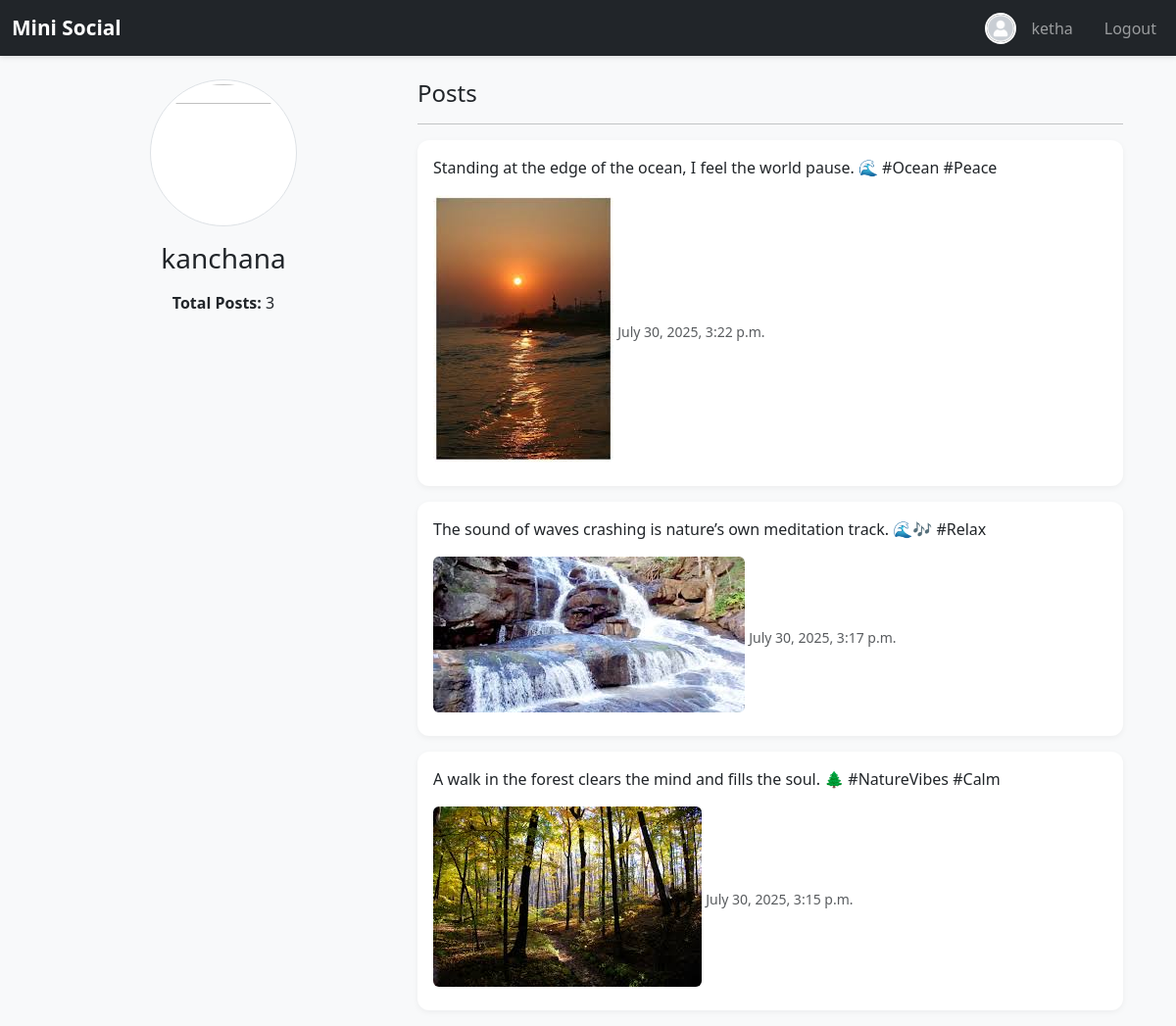
Page /profile/kanchana/ (signed in) on the committed database.
### accounts/models.py (models this page shows, shortened)
class Profile(models.Model):
    user = models.OneToOneField(User, on_delete=models.CASCADE)
    bio = models.TextField(blank=True, null=True)
    profile_picture = models.ImageField(
        upload_to='profiles/',
        default='images/default_profile.jpg',  # ✅ Path in STATIC/MEDIA
        blank=True,
        null=True
    )

### posts/models.py (models this page shows, shortened)
class Post(models.Model):
    user = models.ForeignKey(User, on_delete=models.CASCADE)
    content = models.TextField()
    image = models.ImageField(upload_to='posts/', null=True, blank=True)
    created_at = models.DateTimeField(auto_now_add=True)

### posts/views.py (the view)
# urls.py: path('profile/<str:username>/', views.profile_view, name='profile'),
@login_required
def profile(request, username):
    user_profile = get_object_or_404(User, username=username)
    posts = Post.objects.filter(user=user_profile).order_by('-created_at')
    return render(request, 'posts/profile.html', {
        'profile_user': user_profile,
        'posts': posts
    })

### templates/posts/profile.html (shortened to what this page needs)
{% extends 'base.html' %}
{% load static %}
{% block content %}
<div class="container mt-4">
  <div class="row">
    <div class="col-md-4 text-center">
      {% if profile.profile_picture %}
        <img src="{{ profile.profile_picture.url }}" class="img-thumbnail rounded-circle mb-3" width="150" height="150">
      {% else %}
        <img src="{% static 'images/default_profile.png' %}" class="img-thumbnail rounded-circle mb-3" width="150" height="150">
      {% endif %}
      <h3>{{ profile_user.username }}</h3>
      <p><strong>Total Posts:</strong> {{ posts.count }}</p>
    </div>
    <div class="col-md-8">
      <h4>Posts</h4>
      <hr>
      {% for post in posts %}
        <div class="card mb-3">
          <div class="card-body">
            <p>{{ post.content }}</p>
            {% if post.image %}
              <img src="{{ post.image.url }}" class="img-fluid rounded mb-2"/>
            {% endif %}
            <small class="text-muted">{{ post.created_at }}</small>
          </div>
        </div>
      {% empty %}
        <p>No posts yet.</p>
      {% endfor %}
    </div>
  </div>
</div>
{% endblock %}

### templates/base.html (shortened to what this page needs)
{% load static %}
<!DOCTYPE html>
<html lang="en">
<head>
    <link href="https://cdn.jsdelivr.net/npm/bootstrap@5.3.0/dist/css/bootstrap.min.css" rel="stylesheet">
    <link rel="stylesheet" href="{% static 'css/styles.css' %}">
</head>
<body>
<nav class="navbar navbar-expand-lg navbar-dark bg-dark">
    <div class="container-fluid">
        <a class="navbar-brand" href="{% url 'home' %}">Mini Social</a>
        <div class="collapse navbar-collapse" id="navbarNav">
            <ul class="navbar-nav ms-auto">
                {% if user.is_authenticated %}
                    <li class="nav-item d-flex align-items-center me-3">
                        {% if user.profile.profile_picture %}
                            <img src="{{ user.profile.profile_picture.url }}"
                                 class="rounded-circle me-2" width="32" height="32" style="object-fit: cover;">
                        {% else %}
                            <img src="{% static 'images/default_profile.jpg' %}"
                                 class="rounded-circle me-2" width="32" height="32" style="object-fit: cover;">
                        {% endif %}
                        <a class="nav-link" href="{% url 'profile' user.username %}">{{ user.username }}</a>
                    </li>
                    <li class="nav-item">
                        <form method="post" action="{% url 'logout' %}" class="d-inline">
                            <button type="submit" class="btn btn-link nav-link" style="text-decoration:none;">
                                Logout
                            </button>
                        </form>
                    </li>
                {% endif %}
            </ul>
        </div>
    </div>
</nav>
<div class="container mt-4">
    {% block content %}{% endblock %}
</div>
</body>
</html>

### static/css/styles.css (style rules this page uses)
body { background-color: #f8f9fa; font-family: 'Segoe UI', Tahoma, Geneva, Verdana, sans-serif; }
a { text-decoration: none; }
.navbar { box-shadow: 0 2px 5px rgba(0, 0, 0, 0.1); }
.navbar-brand { font-weight: bold; font-size: 1.3rem; }
.navbar .rounded-circle { border: 2px solid #fff; }
.card { border-radius: 12px; overflow: hidden; border: none; box-shadow: 0 2px 6px rgba(0,0,0,0.05); }
.card-body p { font-size: 1rem; line-height: 1.5; }
.card img { border-radius: 10px; max-width: 100%; }

### rows in the picture
Post: content "Standing at the edge of the ocean, I feel the world pause. 🌊 #Ocean #Peace", image (picture), created_at "July 30, 2025, 3:22 p.m."
Post: content "The sound of waves crashing is nature’s own meditation track. 🌊🎶 #Relax", image (picture), created_at "July 30, 2025, 3:17 p.m."
Post: content "A walk in the forest clears the mind and fills the soul. 🌲 #NatureVibes #Calm", image (picture), created_at "July 30, 2025, 3:15 p.m."

### other values in the picture
{{ user.username }} "ketha"
{{ profile_user.username }} "kanchana"
{{ posts.count }} "3"
